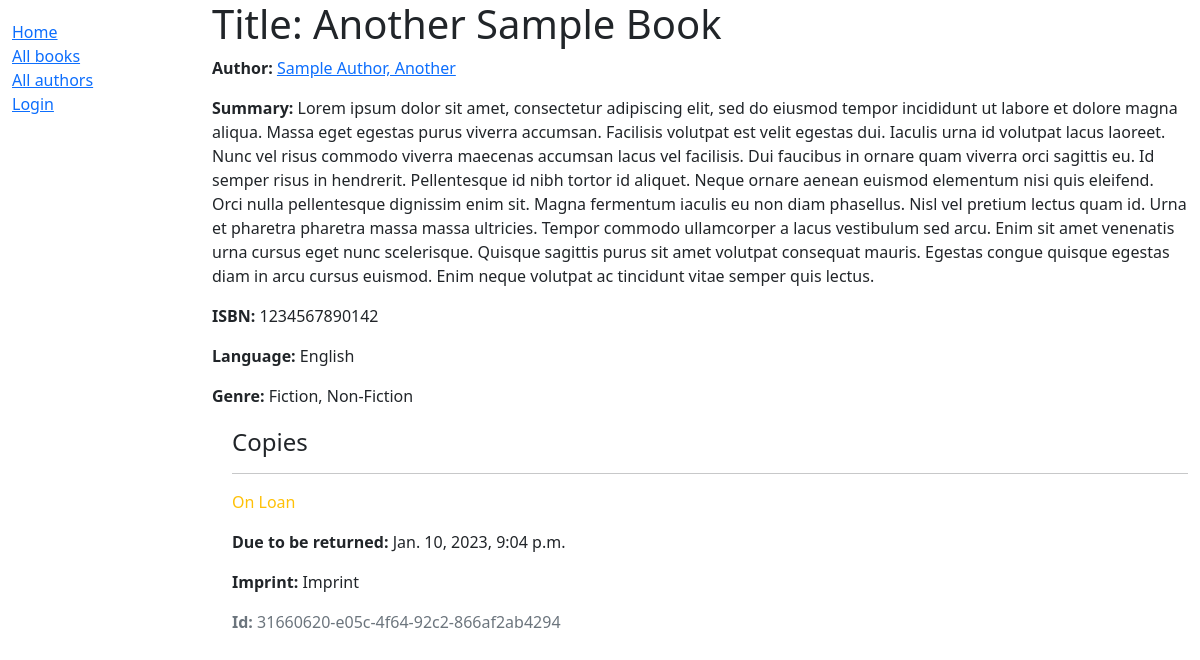
/catalog/books/2, run on an earlier commit of the app's database.
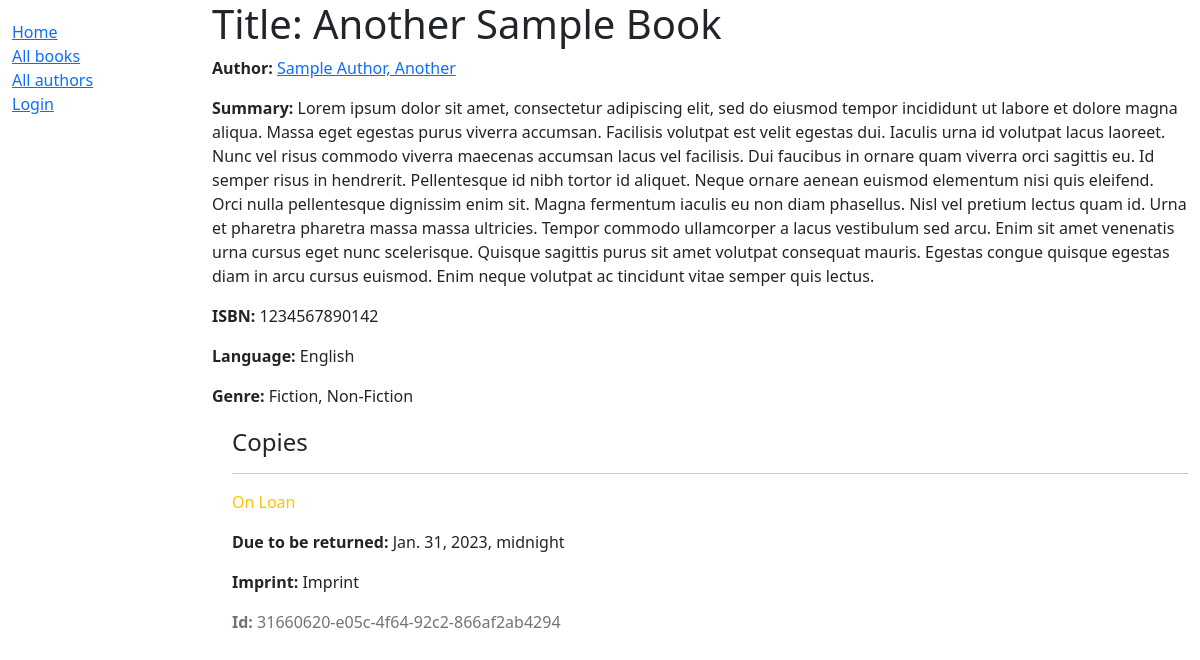
And on a later commit of the database.
### catalog/models.py (models this page shows, shortened)
class Book(models.Model):
    title = models.CharField(max_length=200)
    author = models.ForeignKey("Author", on_delete=models.SET_NULL, null=True)
    summary = models.TextField(
        max_length=1000, help_text="Enter brief summary of the book."
    )
    isbn = models.CharField(
        "ISBN", max_length=13, unique=True, help_text="Enter the book's ISBN number."
    )
    genre = models.ManyToManyField(Genre, help_text="Select genre for this book")
    language = models.ForeignKey(Language, on_delete=models.SET_NULL, null=True)

class Author(models.Model):
    first_name = models.CharField(max_length=100)
    last_name = models.CharField(max_length=100)
    date_of_birth = models.DateField(null=True, blank=True)
    date_of_death = models.DateField(null=True, blank=True)
    class Meta:
        ordering = ["last_name", "first_name"]
    def __str__(self):
        return f"{self.last_name}, {self.first_name}"

class Language(models.Model):
    name = models.CharField(
        max_length=200, help_text="Enter the book's natural language."
    )
    def __str__(self):
        return self.name

class Genre(models.Model):
    name = models.CharField(max_length=200, help_text="Enter a book genre.")
    def __str__(self):
        return self.name

class BookInstance(models.Model):
    id = models.UUIDField(
        primary_key=True, default=uuid.uuid4, help_text="Unique ID for this book copy"
    )
    book = models.ForeignKey(Book, on_delete=models.RESTRICT, null=True)
    imprint = models.CharField(max_length=200)
    due_back = models.DateTimeField(null=True, blank=True)
    borrower = models.ForeignKey(User, on_delete=models.SET_NULL, null=True, blank=True)
    LOAN_STATUS = (
        ("m", "Maintenance"),
        ("o", "On Loan"),
        ("a", "Available"),
        ("r", "Reserved"),
    )
    status = models.CharField(
        max_length=1,
        choices=LOAN_STATUS,
        blank=True,
        default="m",
        help_text="Book availability",
    )
    class Meta:
        ordering = ["due_back"]
        permissions = [("can_mark_returned", "Set book as returned")]

### catalog/views.py (the view)
# urls.py: path("books/<int:pk>", views.BookDetailView.as_view(), name="book-detail"),
class BookDetailView(DetailView):
    model = Book
    template_name = "book_detail.html"
    context_object_name = "book_detail"

### templates/book_detail.html
{% extends "base.html" %}
{% block content %}
  <h1>Title: {{ book_detail.title }}</h1>
  <p><strong>Author:</strong> <a href="{% url "author-detail" book_detail.author.pk %}">{{ book_detail.author }}</a></p>
  <p><strong>Summary:</strong> {{ book_detail.summary }}</p>
  <p><strong>ISBN:</strong> {{ book_detail.isbn }}</p>
  <p><strong>Language:</strong> {{ book_detail.language }}</p>
  <p><strong>Genre:</strong> {{ book_detail.genre.all|join:", " }}</p>
  <div style="margin-left:20px;margin-top:20px">
    <h4>Copies</h4>
    {% for copy in book_detail.bookinstance_set.all %}
      <hr>
      <p class="{% if copy.status == 'a' %}text-success{% elif copy.status == 'm' %}text-danger{% else %}text-warning{% endif %}">
        {{ copy.get_status_display }}
      </p>
      {% if copy.status != 'a' %}
        <p><strong>Due to be returned:</strong> {{ copy.due_back }}</p>
      {% endif %}
      <p><strong>Imprint:</strong> {{ copy.imprint }}</p>
      <p class="text-muted"><strong>Id:</strong> {{ copy.id }}</p>
    {% endfor %}
  </div>
{% endblock %}

### templates/base.html (shortened to what this page needs)
<!DOCTYPE html>
<html lang="en">
<head>
  <link href="https://cdn.jsdelivr.net/npm/bootstrap@5.1.3/dist/css/bootstrap.min.css" rel="stylesheet">
  {% load static %}
  <link rel="stylesheet" href="{% static 'css/styles.css' %}">
</head>
<body>
  <div class="container-fluid">
    <div class="row">
      <div class="col-sm-2">
      {% block sidebar %}
        <ul class="sidebar-nav">
          <li><a href="{% url 'index' %}">Home</a></li>
          <li><a href="{% url 'book-list' %}">All books</a></li>
          <li><a href="{% url 'author-list' %}">All authors</a></li>
            {% if user.is_authenticated %}
                <li>User: {{ user.get_username }}</li>
                <li><a href="{% url 'user-borrowed' %}">My Borrowed</a> </li>
                <li><a href="{% url 'logout' %}?next={{ request.path }}">Logout</a></li>
            {% else %}
                <li><a href="{% url 'login' %}?next={{ request.path }}">Login</a></li>
            {% endif %}
        </ul>
     {% endblock %}
      </div>
      <div class="col-sm-10 ">
          {% block content %}{% endblock %}
      </div>
    </div>
  </div>
</body>
</html>

### static/css/styles.css (style rules this page uses)
.sidebar-nav { margin-top: 20px; padding: 0; list-style: none; }

What changed in the data, as far as the page shows it:
changed BookInstance "On Loan": due_back "Jan. 10, 2023, 9:04 p.m." → "Jan. 31, 2023, midnight"
